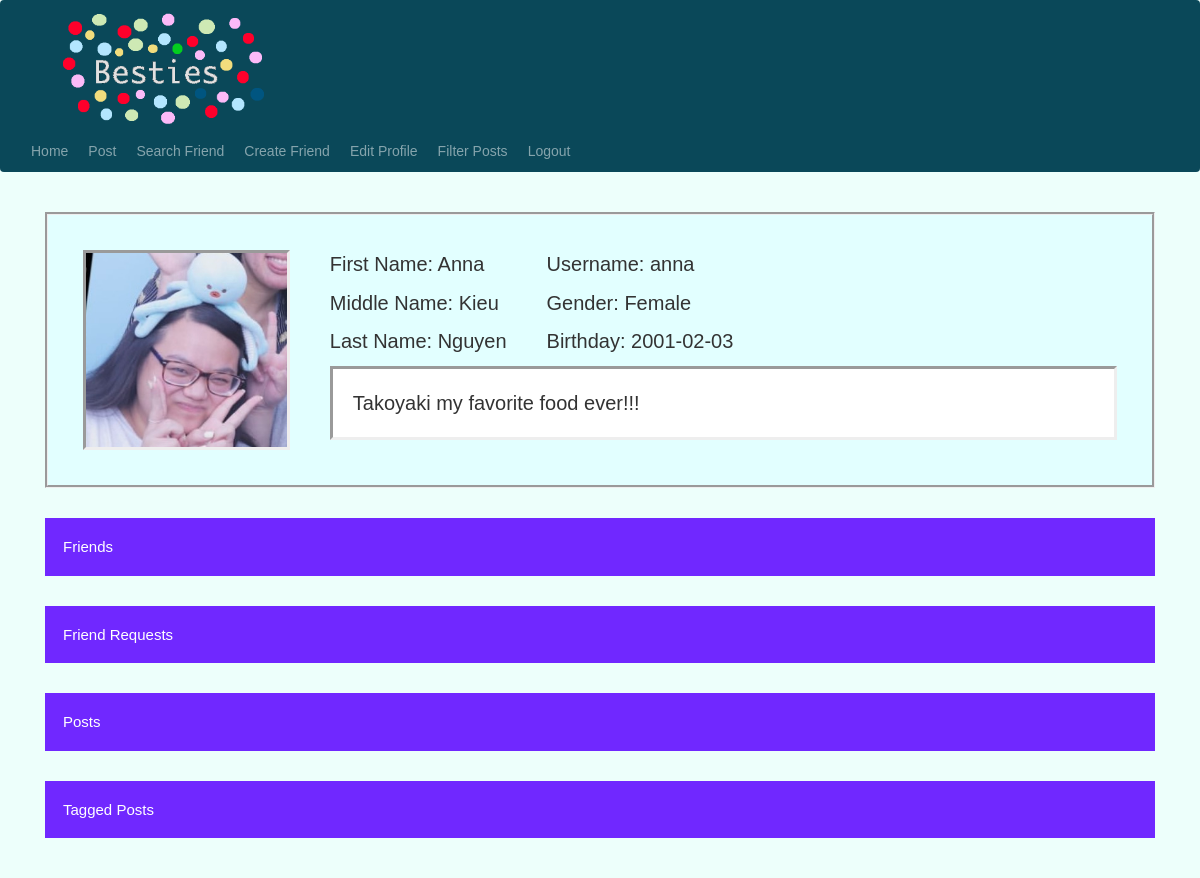
The app's page /user-home (signed in) with its own data.
### setup/models.py (models this page shows)
class User(db.Model, UserMixin):
    id = db.Column(db.Integer, primary_key=True)
    email = db.Column(db.String(20), unique=True)
    username = db.Column(db.String(20), unique=True)
    password = db.Column(db.String(20))
    first_name = db.Column(db.String(20))
    middle_name = db.Column(db.String(20))
    last_name = db.Column(db.String(20))
    bio = db.Column(db.String(100))
    gender = db.Column(db.String(20))
    birthday = db.Column(db.String(20))
    profile_picture = db.Column(db.String(50))
    age = db.Column(db.Integer)
    posts = db.relationship('Post')
    friends_list = db.Column(MutableList.as_mutable(PickleType), default=[])
    friend_requests = db.relationship('FriendRequest')

### setup/features.py (the view)
@features.route('/user-home', methods=['GET', 'POST'])
@login_required
def user_home():
    requests_to_user = FriendRequest.query.filter_by(request_to_user_id=current_user.id).all()
    list_of_user_friends = []
    for friend_id in current_user.friends_list:
        tmp_user = User.query.filter_by(id=friend_id).first()
        list_of_user_friends.append(tmp_user)
    db.session.commit()
    return render_template("home.html", user=current_user, requests_to_user=requests_to_user,
                           list_of_user_friends=list_of_user_friends)

### setup/__init__.py (called while the page is built)
def create_app():
    app = Flask(__name__)
    app.config['SECRET KEY'] = 'iudsdbciud ccdoi'
    app.config['SQLALCHEMY_DATABASE_URI'] = f'sqlite:///{DB_NAME}'
    db.init_app(app)
    from .features import features
    from .authorization import authorization
    app.register_blueprint(features, url_prefix='/')
    app.register_blueprint(authorization, url_prefix='/')
    from .models import User
    with app.app_context():
        db.create_all()
    login_manager = LoginManager()
    login_manager.login_view = 'authorization.login'
    login_manager.init_app(app)
    @login_manager.user_loader
    def load_user(id):
        return User.query.get(int(id))
    return app

### setup/templates/home.html (shortened to what this page needs)
{% extends "base.html" %}
{% block content %}
<div class="groove">
    <div class="row">
        <div class="column">
            <div class="image crop" style="float: left; width: 20%;">
                <img class="img-responsive" src="{{ url_for('features.send_image', filename=user.profile_picture) }}" style="width: 100%;">
            </div>
            <div class="text1" style="float: left;">
                <p>First Name: {{ user.first_name }}</p>
                {% if user.middle_name %}
                    <p>Middle Name: {{ user.middle_name }}</p>
                {% endif %}
                <p>Last Name: {{ user.last_name }}</p>
            </div>
            <div class="text1" style="float: left;">
                <p>Username: {{ user.username }}</p>
                <p>Gender: {{ user.gender }}</p>
                <p>Birthday: {{ user.birthday }} </p>
            </div>
            <div class="text1" style="float: left; width: 80%;">
                <p class="bio">{{ user.bio }}</p>
            </div>
        </div>
    </div>
</div>
<p style="float: left; padding: 10px;"></p>
<button type="button" class="collapsible">Friends</button>
<p style="float: left; padding: 10px;"></p>
<button type="button" class="collapsible">Friend Requests</button>
<p style="float: left; padding: 10px;"></p>
<button type="button" class="collapsible">Posts</button>
{% set lst = [] %}
<p style="float: left; padding: 10px;"></p>
<button type="button" class="collapsible">Tagged Posts</button>
<body onload="loadSlides({{ lst|safe }})"></body>
<br />
<br />
<br />
{% endblock %}

### setup/templates/base.html (shortened to what this page needs)
<!DOCTYPE html>
<html lang="en">
<head>
    <link
      rel="stylesheet"
      href="https://stackpath.bootstrapcdn.com/bootstrap/4.4.1/css/bootstrap.min.css"
    />
    <link
      rel="stylesheet"
      href="https://stackpath.bootstrapcdn.com/font-awesome/4.7.0/css/font-awesome.min.css"
    />
    <link rel="stylesheet" href="https://maxcdn.bootstrapcdn.com/bootstrap/3.3.7/css/bootstrap.min.css">
    <link rel="stylesheet" href="https://cdnjs.cloudflare.com/ajax/libs/bootstrap-select/1.12.1/css/bootstrap-select.css" />
    <link rel="stylesheet" href="{{ url_for('static', filename='style.css') }}">
</head>
<body style="background-color: #EDFFFB;">
    <nav class="navbar navbar-expand-lg navbar-dark">
        <div class="collapse navbar-collapse" id="navbar">
            <a class="nav-item nav-link" href="#" align="left">
                <img style="padding-left: 20px;" src="{{ url_for('features.send_image', filename='fake_logo.png') }}" alt="..." height="120">
            </a>
            <div class="navbar-nav">
                {% if user.is_authenticated %}
                    <a class="nav-item nav-link" id="home" href="/user-home">Home</a>
                    <a class="nav-item nav-link"></a>
                    <a class="nav-item nav-link" id="create_post" href="/create-post">Post</a>
                    <a class="nav-item nav-link"></a>
                    <a class="nav-item nav-link" id="search" href="/search-friends">Search Friend</a>
                    <a class="nav-item nav-link"></a>
                    <a class="nav-item nav-link" id="create_friend" href="/create-friend">Create Friend</a>
                    <a class="nav-item nav-link"></a>
                    <a class="nav-item nav-link" id="edit_profile" href="{{ url_for('features.edit_profile', user_id=user.id) }}">Edit Profile</a>
                    <a class="nav-item nav-link"></a>
                    <a class="nav-item nav-link" id="filter_posts" href="{{ url_for('features.filter_posts', user_id=user.id) }}">Filter Posts</a>
                    <a class="nav-item nav-link"></a>
                    <a class="nav-item nav-link" id="logout" href="/logout">Logout</a>
                {% else %}
                    <a class="nav-item nav-link" id="login" href="/">Login</a>
                    <a class="nav-item nav-link"></a>
                    <a class="nav-item nav-link" id="signup" href="/sign-up">Sign Up</a>
                {% endif %}
            </div>
        </div>
    </nav>
    <br />
    <div class="container">
    {% block content %}
    {% endblock %}
    </div>
</body>
</html>

### setup/static/style.css (style rules this page uses)
.navbar-dark { background:#0A4859; }
.column { float: left; padding: 10px; }
.row:after { content: ""; display: table; clear: both; }
.text1 { font-size: 20px; padding-left: 40px; }
.groove { background-color: #E2FFFF; border-style: groove; padding-left: 40px; padding-top: 25px; padding-bottom: 15px; padding-right: 40px; }
.image { border-style: inset; }
.bio { padding: 20px; border-style: inset; background-color: white; }
* { box-sizing: border-box }
body { font-family: Verdana, sans-serif; margin:0 }
.collapsible { background-color: #7028FF; color: white; cursor: pointer; padding: 18px; width: 100%; border: none; text-align: left; outline: none; font-size: 15px; }
.crop { width: 200px; height: 200px; overflow: hidden; }

### records on screen
User: profile_picture (picture), first_name "Anna", middle_name "Kieu", last_name "Nguyen", username "anna", gender "Female", birthday "2001-02-03", bio "Takoyaki my favorite food ever!!!"
